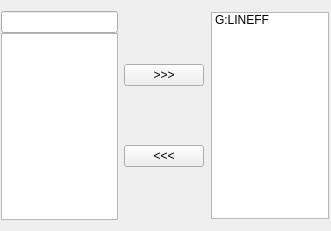
   <widget class="QWidget" name="horizontalLayoutWidget_2">
    <property name="geometry">
     <rect>
      <x>360</x>
      <y>30</y>
      <width>331</width>
      <height>231</height>
     </rect>
    </property>
    <layout class="QHBoxLayout" name="horizontalLayout">
     <property name="leftMargin">
      <number>1</number>
     </property>
     <property name="rightMargin">
      <number>1</number>
     </property>
     <item>
      <layout class="QVBoxLayout" name="verticalLayout_5">
       <property name="spacing">
        <number>0</number>
       </property>
       <item>
        <widget class="QLineEdit" name="searchbar"/>
       </item>
       <item>
        <widget class="QTableView" name="table">
         <property name="showGrid">
          <bool>false</bool>
         </property>
         <attribute name="horizontalHeaderVisible">
          <bool>true</bool>
         </attribute>
         <attribute name="horizontalHeaderCascadingSectionResizes">
          <bool>false</bool>
         </attribute>
         <attribute name="horizontalHeaderDefaultSectionSize">
          <number>0</number>
         </attribute>
         <attribute name="horizontalHeaderHighlightSections">
          <bool>false</bool>
         </attribute>
         <attribute name="horizontalHeaderMinimumSectionSize">
          <number>20</number>
         </attribute>
         <attribute name="verticalHeaderVisible">
          <bool>true</bool>
         </attribute>
         <attribute name="verticalHeaderDefaultSectionSize">
          <number>0</number>
         </attribute>
         <attribute name="verticalHeaderHighlightSections">
          <bool>false</bool>
         </attribute>
         <attribute name="verticalHeaderMinimumSectionSize">
          <number>20</number>
         </attribute>
        </widget>
       </item>
      </layout>
     </item>
     <item>
      <layout class="QVBoxLayout" name="verticalLayout_6">
       <item>
        <widget class="QPushButton" name="add_pushButton">
         <property name="text">
          <string>&gt;&gt;&gt;</string>
         </property>
        </widget>
       </item>
       <item>
        <widget class="QPushButton" name="remove_pushButton">
         <property name="text">
          <string>&lt;&lt;&lt;</string>
         </property>
        </widget>
       </item>
      </layout>
     </item>
     <item>
      <layout class="QVBoxLayout" name="verticalLayout">
       <property name="leftMargin">
        <number>1</number>
       </property>
       <property name="topMargin">
        <number>1</number>
       </property>
       <property name="rightMargin">
        <number>1</number>
       </property>
       <property name="bottomMargin">
        <number>1</number>
       </property>
       <item>
        <widget class="QListWidget" name="listWidget">
         <property name="tabKeyNavigation">
          <bool>true</bool>
         </property>
         <property name="showDropIndicator" stdset="0">
          <bool>false</bool>
         </property>
         <property name="dragEnabled">
          <bool>false</bool>
         </property>
         <property name="selectionMode">
          <enum>QAbstractItemView::MultiSelection</enum>
         </property>
         <item>
          <property name="text">
           <string>G:LINEFF</string>
          </property>
         </item>
        </widget>
       </item>
      </layout>
     </item>
    </layout>
   </widget>
